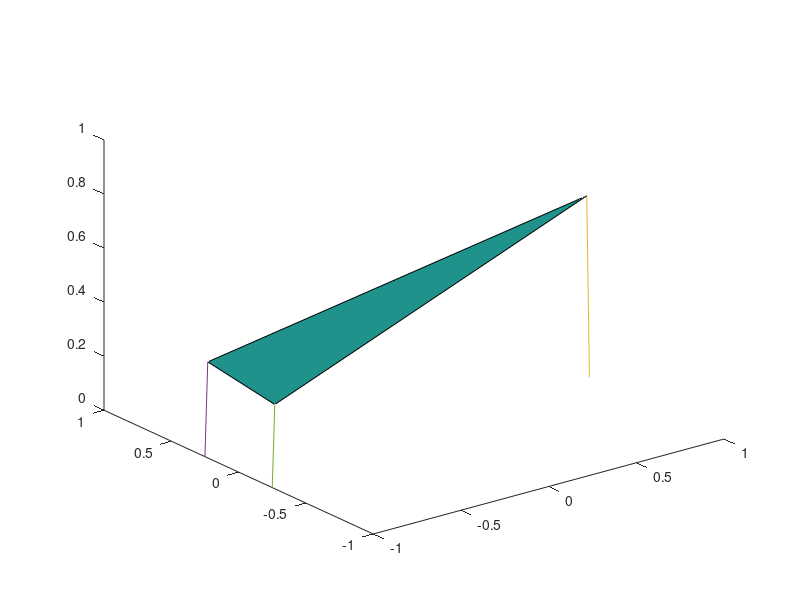

The MATLAB script that drew this image:
%% Motion control for a 3 DoF Stewart platform mechanism
%
% Arash Gobal
%
% This program provides the final length of the hydraulic jacks of a 3
% degree of freedom Stewart platform given the initial and limit length of
% jacks, their base positions and width and length of the platform and the
% platforms final required position (desired elevation and roll and pitch
% angles).
%
% For the sake of simplicity, jacks are assumed to be identical
%

%% Geometry of the mechanism

% Platform dimensions

prompt = {'Length (m):', 'Width (m):'};
dlg_title = 'Platform geometry';
num_lines = 1;
defaultans = {'1', '0.5'};
answer = inputdlg(prompt, dlg_title, num_lines, defaultans);

platform_length = str2double(char(answer(1)));
platform_width = str2double(char(answer(2)));

% Jack properties

prompt = {'Closed length (m):', 'Limit length (m):'};
dlg_title = 'Jack properties';
num_lines = 1;
defaultans = {'0.5', '1'};
answer = inputdlg(prompt, dlg_title, num_lines, defaultans);

closed_length = str2double(char(answer(1)));
limit_length = str2double(char(answer(2)));

% Jack base locations

prompt = {'X-1 (m):', 'Y-1 (m):', 'X-2 (m):', 'Y-2 (m):', 'X-3 (m):', 'Y-3 (m):'};
dlg_title = 'Jack basis';
num_lines = 1;
defaultans = {'1', '0', '-1', '0.25', '-1', '-0.25'};
answer = inputdlg(prompt, dlg_title, num_lines, defaultans);

jack1_b = [str2double(char(answer(1))) str2double(char(answer(2))) 0];
jack2_b = [str2double(char(answer(3))) str2double(char(answer(4))) 0];
jack3_b = [str2double(char(answer(5))) str2double(char(answer(6))) 0];


% Jack-to-platform connections

prompt = {'X-1 (m):', 'Y-1 (m):', 'X-2 (m):', 'Y-2 (m):', 'X-3 (m):', 'Y-3 (m):'};
dlg_title = 'Jack-to-platform connections';
num_lines = 1;
defaultans = {'1', '0', '-1', '0.25', '-1', '-0.25'};
answer = inputdlg(prompt, dlg_title, num_lines, defaultans);

jack1_p = [str2double(char(answer(1))) str2double(char(answer(2)))];
jack2_p = [str2double(char(answer(3))) str2double(char(answer(4)))];
jack3_p = [str2double(char(answer(5))) str2double(char(answer(6)))];

% Initial platform elevation and angles
z_0 = closed_length;    % initial elevation
theta_0 = 0;    % initial roll angle
phi_0 = 0;      % initial pitch angle

% Desired final platform location (central location and roll and pitch
% angles)

prompt = {'Central elevation (m):', 'Roll angle (deg):', 'Pitch angle (deg):'};
dlg_title = 'Final platform location';
num_lines = 1;
defaultans = {'0.75', '5', '10'};
answer = inputdlg(prompt, dlg_title, num_lines, defaultans);

z_final = str2double(char(answer(1)));
theta = str2double(char(answer(2)))*pi/180;
phi = str2double(char(answer(3)))*pi/180;

%% Final end locations
jack1_initial = [jack1_p z_0];
jack1_final = [jack1_initial(1)*cos(phi) jack1_initial(2)*cos(theta) jack1_initial(3)+jack1_initial(1)*sin(phi)+jack1_initial(2)*sin(theta)];
jack1_length = sqrt((jack1_final(1) - jack1_b(1))^2 + (jack1_final(2) - jack1_b(2))^2 + (jack1_final(3) - jack1_b(3))^2);

jack2_initial = [jack2_p z_0];
jack2_final = [jack2_initial(1)*cos(phi) jack2_initial(2)*cos(theta) jack2_initial(3)+jack2_initial(1)*sin(phi)+jack2_initial(2)*sin(theta)];
jack2_length = sqrt((jack2_final(1) - jack2_b(1))^2 + (jack2_final(2) - jack2_b(2))^2 + (jack2_final(3) - jack2_b(3))^2);

jack3_initial = [jack3_p z_0];
jack3_final = [jack3_initial(1)*cos(phi) jack3_initial(2)*cos(theta) jack3_initial(3)+jack3_initial(1)*sin(phi)+jack3_initial(2)*sin(theta)];
jack3_length = sqrt((jack3_final(1) - jack3_b(1))^2 + (jack3_final(2) - jack3_b(2))^2 + (jack3_final(3) - jack3_b(3))^2);

jack1_length
jack2_length
jack3_length

% Plot the movement and base
xb = [jack1_b(1) jack2_b(1) jack3_b(1)];
yb = [jack1_b(2) jack2_b(2) jack3_b(2)];
zb = [jack1_b(3) jack2_b(3) jack3_b(3)];

x0 = [jack1_initial(1) jack2_initial(1) jack3_initial(1)];
y0 = [jack1_initial(2) jack2_initial(2) jack3_initial(2)];
z0 = [jack1_initial(3) jack2_initial(3) jack3_initial(3)];
plot3(1,1,1,-1,-1,0)
hold on

plot3([xb(1) x0(1)], [yb(1) y0(1)], [zb(1) z0(1)]);
plot3([xb(2) x0(2)], [yb(2) y0(2)], [zb(2) z0(2)]);
plot3([xb(3) x0(3)], [yb(3) y0(3)], [zb(3) z0(3)]);
fill3(x0,y0,z0,1);
hold off

for i = 1:100
    x = [(x0(1) + i*(jack1_final(1) - x0(1))/100) (x0(2) + i*(jack2_final(1) - x0(2))/100) (x0(3) + i*(jack3_final(1) - x0(3))/100)];
    y = [(y0(1) + i*(jack1_final(2) - y0(1))/100) (y0(2) + i*(jack2_final(2) - y0(2))/100) (y0(3) + i*(jack3_final(2) - y0(3))/100)];
    z = [(z0(1) + i*(jack1_final(3) - z0(1))/100) (z0(2) + i*(jack2_final(3) - z0(2))/100) (z0(3) + i*(jack3_final(3) - z0(3))/100)];
    plot3(1,1,1,-1,-1,0)
    hold on
    plot3([xb(1) x(1)], [yb(1) y(1)], [zb(1) z(1)]);
    plot3([xb(2) x(2)], [yb(2) y(2)], [zb(2) z(2)]);
    plot3([xb(3) x(3)], [yb(3) y(3)], [zb(3) z(3)]);
    fill3(x,y,z,1)
    hold off
    pause(0.1);
end
